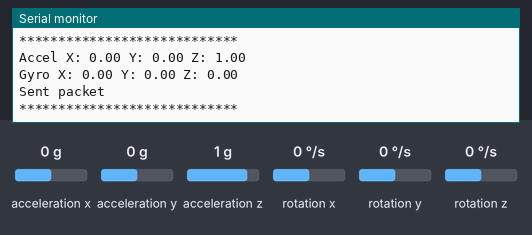
Recording of a program running on a simulated STM32 Black Pill. Parts: the last lines printed to the serial monitor. The test bench sets the inputs (shaded band); at power-on: acceleration x 0 g, acceleration y 0 g, acceleration z 1 g, rotation x 0 °/s, rotation y 0 °/s, rotation z 0 °/s. No radio packets arrive unless stated.

Above: at 1.2 s.
1.3 s: acceleration x set to -1.4 g
2.8 s: acceleration y set to -1.4 g
4.3 s: acceleration z set to -1.4 g
5.8 s: rotation x set to -192 °/s
At 7.1 s:
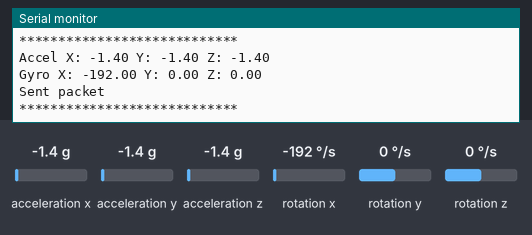
7.3 s: rotation y set to -192 °/s
At 8.3 s:
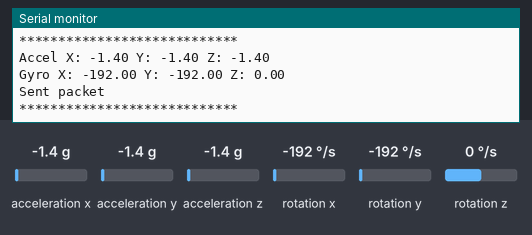

The program:

main.cpp
```cpp
//THE MINAHEART MODULE PROGRAM

#include <Arduino.h>

//GPS MODULE
#include <TinyGPS++.h>
//#include <SoftwareSerial.h>

//ACCELEROMETER
#include <MPU6050.h>
#include <Wire.h>

//Altitude measure

//LoRa
#include <SPI.h>
#include <LoRa.h>

//Variables
#define ALTITUDE_PIN 10
#define NSS   PA0
#define RST   PB0
#define DIO0  PB1
float temperature, pressure, altitude;
bool parachuteActivate, fuel_igniter;

//TinyGPSPlus GPS_MODULE; //GPS MODULE VARIABLE
MPU6050 ACCELEROMETER; //ACCELEROMETER

//BMP280 - Altitude measure
//BMP280_DEV ALTITUDE_MEASURE(ALTITUDE_PIN);


//TO DO NEXT
void setup(){
    SerialUSB.begin(115200);
    Wire.begin();
    //GPS_MODULE_SERIAL.begin(115200);
    ACCELEROMETER.initialize();
    //ALTITUDE_MEASURE.begin();

    //LoRa

    Serial.begin(115200);

    LoRa.setPins(NSS, RST, DIO0);

    if (!LoRa.begin(433E6)) {  // match your module's frequency
        Serial.println("LoRa init failed!");
        while (true);
    }

    LoRa.setSpreadingFactor(9);
    LoRa.setSignalBandwidth(125E3);
    LoRa.setCodingRate4(7);
    LoRa.setTxPower(17);

    Serial.println("LoRa init OK");
}

void loop(){
    /*
    //Receive data from GPS tracker (Integrate later)
    while (GPS_MODULE_SERIAL.available() > 0) {
        char c = GPS_MODULE_SERIAL.read();
        GPS_MODULE.encode(c);
    }

    if (GPS_MODULE.location.isUpdated()) {
        Serial.print("Lat: "); Serial.println(GPS_MODULE.location.lat(), 6);
        Serial.print("Lng: "); Serial.println(GPS_MODULE.location.lng(), 6);
        Serial.print("Alt: "); Serial.println(GPS_MODULE.altitude.meters());
        Serial.print("Speed: "); Serial.println(GPS_MODULE.speed.kmph());
        Serial.print("Satellites: "); Serial.println(GPS_MODULE.satellites.value());
    }
        */

    //-----------------------------WEBSITE INPUT (TBD)------------------------------//

    //--------------------------------MPU6050---------------------------------//
    //Receive data from the accelerometer
    int16_t ax, ay, az;
    int16_t gx, gy, gz;

    ACCELEROMETER.getMotion6(&ax, &ay, &az, &gx, &gy, &gz);

    // Accelerometer (raw → g): divide by 16384 (±2g default)
    SerialUSB.print("Accel X: "); SerialUSB.print(ax / 16384.0);
    SerialUSB.print(" Y: ");       SerialUSB.print(ay / 16384.0);
    SerialUSB.print(" Z: ");       SerialUSB.println(az / 16384.0);

    // Gyroscope (raw → °/s): divide by 131 (±250°/s default)
    SerialUSB.print("Gyro X: ");  SerialUSB.print(gx / 131.0);
    SerialUSB.print(" Y: ");       SerialUSB.print(gy / 131.0);
    SerialUSB.print(" Z: ");       SerialUSB.println(gz / 131.0);

    //--------------------------------ALTITUDE MEASREMENT---------------------------------//
    /*
    ALTITUDE_MEASURE.startForcedConversion();
    if (ALTITUDE_MEASURE.getMeasurements(temperature, pressure, altitude))
    {
        Serial.print(temperature);
        Serial.print(F("*C   "));
        Serial.print(pressure);
        Serial.print(F("hPa   "));
        Serial.print(altitude);
        Serial.println(F("m"));
    }
    */
    //-----------------------------LoRa communication------------------------------//
    LoRa.beginPacket();
    LoRa.print("ALT:1234,VEL:56.7");
    LoRa.endPacket();

    Serial.println("Sent packet");

    //Delay for 5 seconds

    SerialUSB.println("****************************");
    delay(1000);
}
```

Measured:
- after the input at 5.8 s, the serial monitor: prints a new line after 0.61 s (image 1)
- after the input at 7.3 s, the serial monitor: prints a new line after 0.17 s (image 2)
